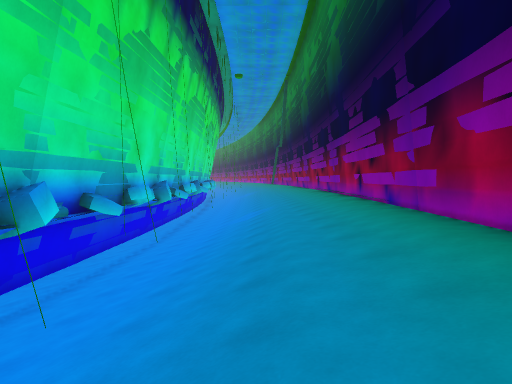
View 1 (above)

15 first-person views from a walk through a Godot game level. The camera is 1.5 m above the floor, tilts 2° down and sees 70° across. The floor is counted in squares, 2 m on a side. Each view is taken from the middle of a square. On the plan, view 1 faces up. The plan holds only what a view shows up to about 11 squares ahead; the rest is blank. The place goes on beyond the plan.

View 2
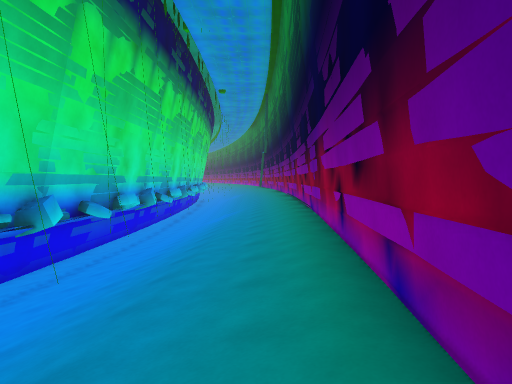

View 3
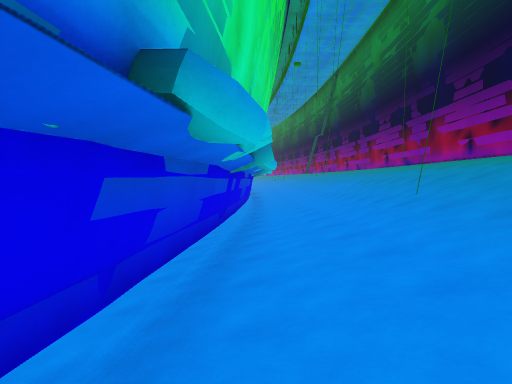

View 4
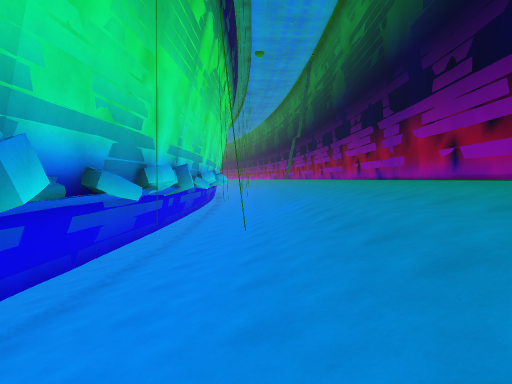

View 5
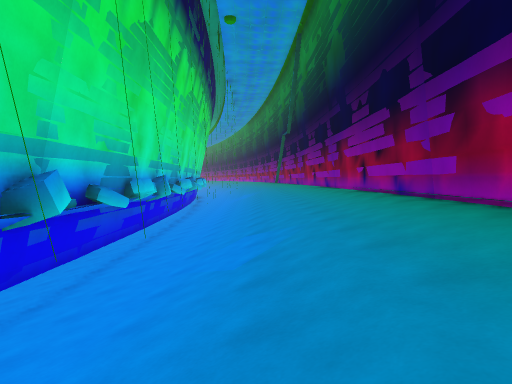

View 6
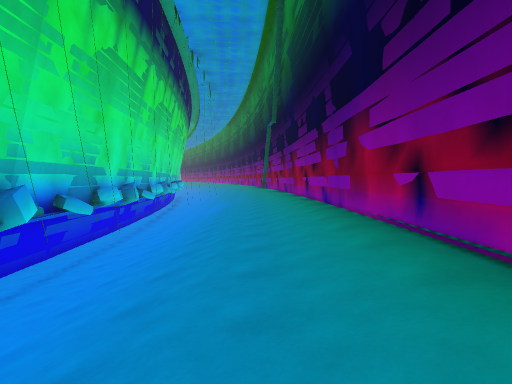

View 7
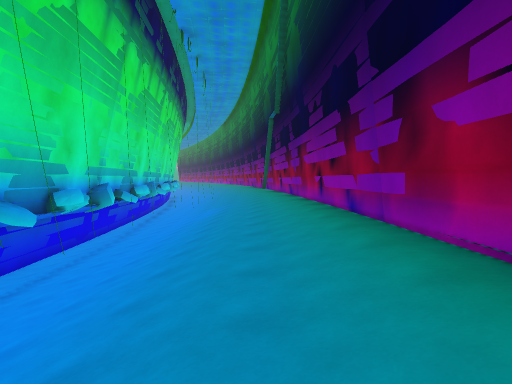

View 8
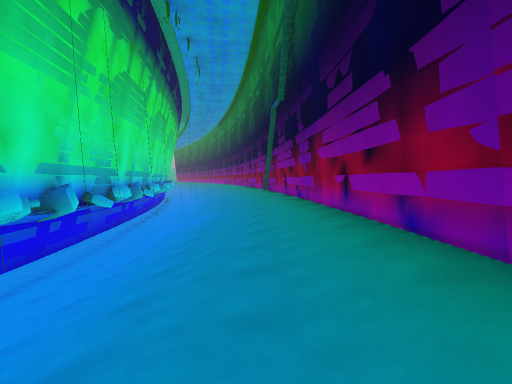

View 9
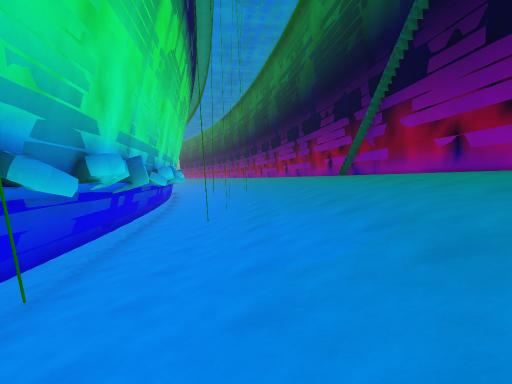

View 10
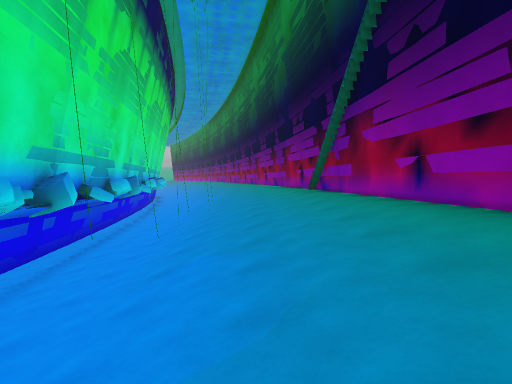

View 11
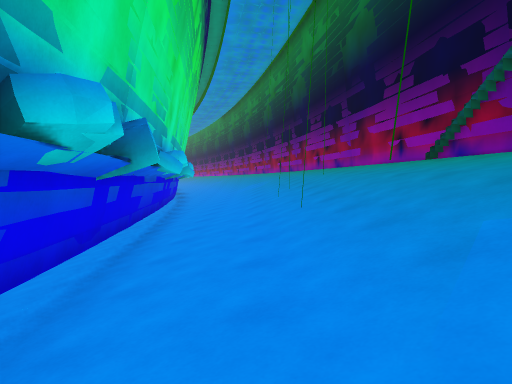

View 12
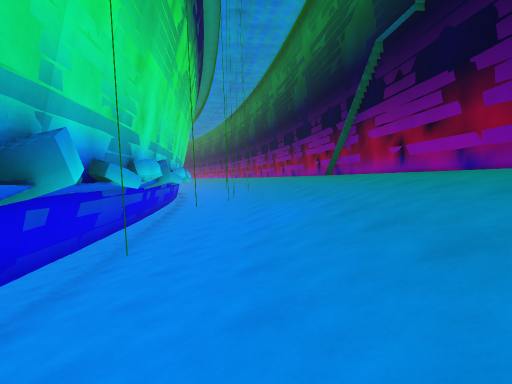

View 13
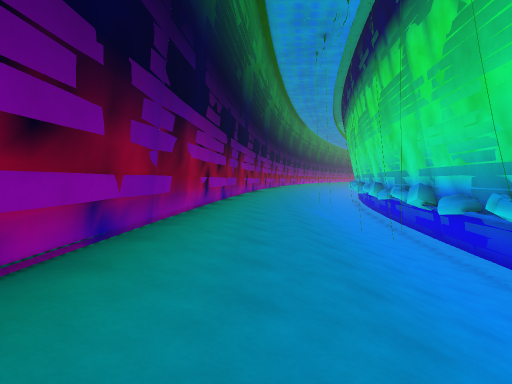

View 14
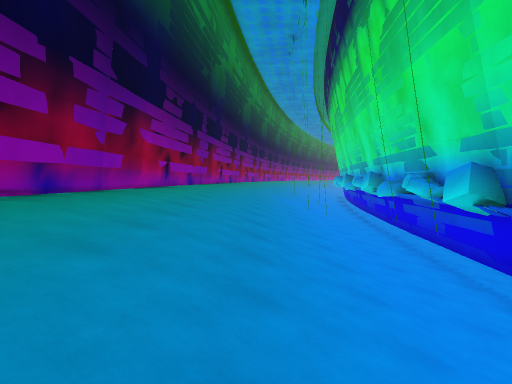

View 15
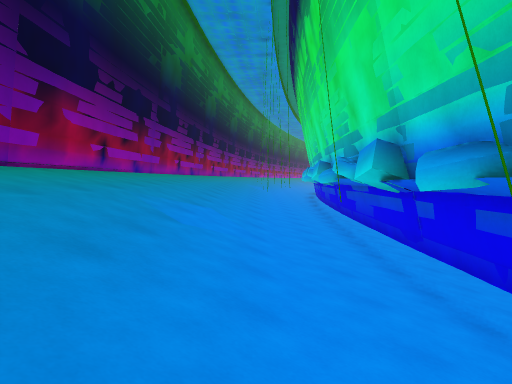

### Floor plan
Key: @ floor where view 1 was taken; # wall or solid block; / step, stairs or slope; = window, fence, low wall or low ledge; ^ raised ledge.
Columns run from 4 left of view 1 to 2 right of it. Each row starts with its distance up from view 1.
 34 /////#
 33 /////#
 32 /////#
 31 #////#/
 30 #/=//#=
 29 #/////#
 28 #/=///#
 27 #/////#
 26 #/////#
 25 #/=///#
 24 #/////#
 23 =/////#
 22 =//=//#
 21 #/=///#
 20 =/////#
 19 #/////#
 18 =/=///#
 17  /////#
 16  #////#
 15  #////#
 14  #////#
 13 ^#////#
 12 ^#////#
 11  #////#
 10 =//=//#
  9 =/=///#
  8 #/////#
  7 ##////#
  6 ##////#
  5 =#////#
  4 #//=//#
  3 #/////#
  2 #/////#
  1 #/////#
  0 #///@/#
 -1 #/////#
 -2 #// //#

Positions as (right, up) in squares from view 1, and headings:
1: (0, 0), facing up
2: (1, -2), facing up
3: (-3, -1), facing up
4: (-1, 2), facing up
5: (0, 6), facing up
6: (1, 11), facing up
7: (1, 13), facing up
8: (1, 15), facing up
9: (-1, 21), facing up
10: (0, 22), facing up
11: (-2, 24), facing up
12: (-1, 19), facing up
13: (1, 9), facing down
14: (0, 10), facing down
15: (-1, 16), facing down
